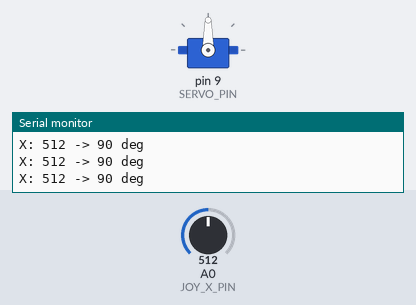
A sketch run on a simulated Arduino Uno, built with avr-gcc and run on an emulated ATmega328P. On the bench: servo, the last lines printed to the serial monitor. The test bench sets the inputs (shaded band); at power-on: A0 (JOY_X_PIN) = 512.

Above: at 1.2 s.
1.3 s: A0 (JOY_X_PIN) set to 555
At 2.7 s:
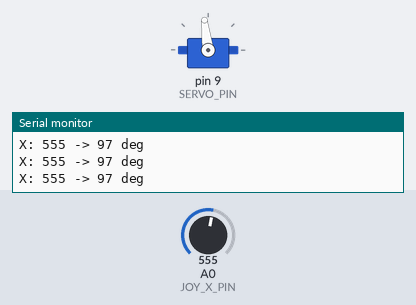
4.3 s: A0 (JOY_X_PIN) set to 578
At 5.5 s:
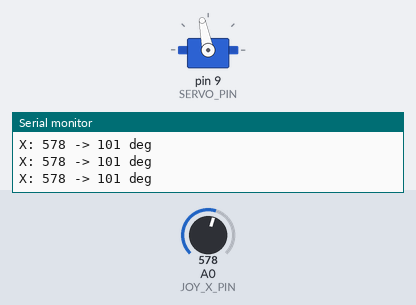
5.8 s: A0 (JOY_X_PIN) set to 716
At 7.0 s:
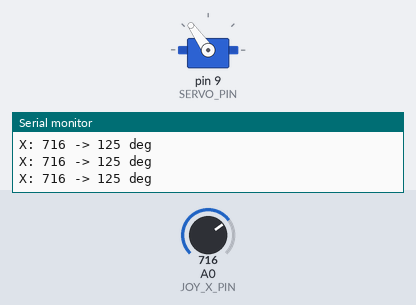
7.3 s: A0 (JOY_X_PIN) set to 306
At 7.8 s:
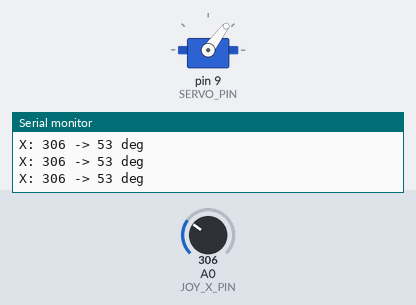
8.8 s: A0 (JOY_X_PIN) set to 109
At 9.1 s:
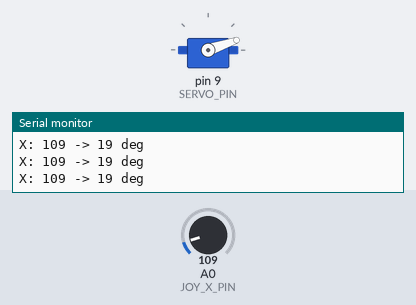
10.3 s: A0 (JOY_X_PIN) set to 90
At 11.6 s:
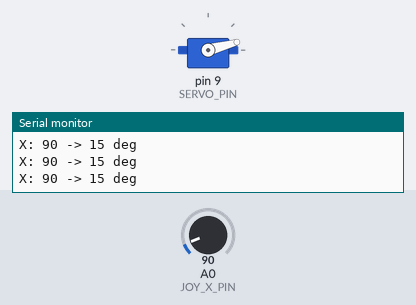
Timing chart, 0 to 13.3 s (numbered marks = the images above; inputs shaded):
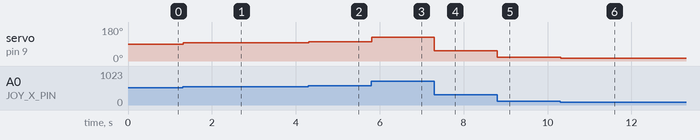

The sketch:

joystick-servo.ino
```cpp
#include <Servo.h>

// ピン設定
#define JOY_X_PIN A0
#define SERVO_PIN 9

// インスタンス作成
Servo myServo;

void setup() {
  myServo.attach(SERVO_PIN);              // 9番ピンにサーボが繋がっていることを伝える
  Serial.begin(9600);
}

void loop() {
  int raw = analogRead(JOY_X_PIN);        // ジョイスティックのX軸の値を0~1023で読み取る
  int angle = map(raw, 0, 1023, 0, 180);  // map(値, 入力最小, 入力最大, 出力最小, 出力最大)は値を別の範囲に変換する関数
  myServo.write(angle);                   // サーボをangleの角度に動かす

  // シリアルモニタにジョイスティックの値とサーボの角度を表示
  Serial.print("X: ");
  Serial.print(raw);
  Serial.print(" -> ");
  Serial.print(angle);
  Serial.println(" deg");

  delay(20);
}
```

Measured:
- after the input at 1.3 s, servo on pin 9 (SERVO_PIN): 90° → 97° at once
- after the input at 4.3 s, servo on pin 9 (SERVO_PIN): 97° → 101° at once
- after the input at 5.8 s, servo on pin 9 (SERVO_PIN): 101° → 125° at once
- after the input at 7.3 s, servo on pin 9 (SERVO_PIN): 125° → 53° at once
- after the input at 8.8 s, servo on pin 9 (SERVO_PIN): 53° → 19° at once
- after the input at 10.3 s, servo on pin 9 (SERVO_PIN): 19° → 15° at once
